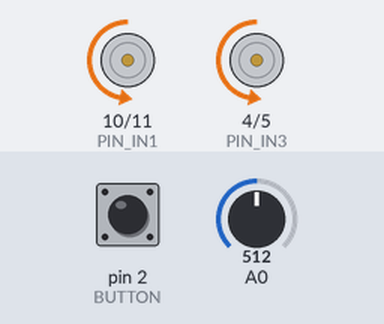
The sketch below on a simulated Arduino Uno, built with avr-gcc and run on an emulated ATmega328P. On the bench: motor-driver pin pairs drawn as motors (green arrow = first pin HIGH = forward, orange = second pin HIGH = backward, longer = more drive, scaled by the enable pin). Inputs (shaded band) come from the test bench; at power-on: A0 = 512, pin 2 (BUTTON) HIGH.

Above: at 1.2 s.
1.3 s: A0 set to 716
At 1.7 s:
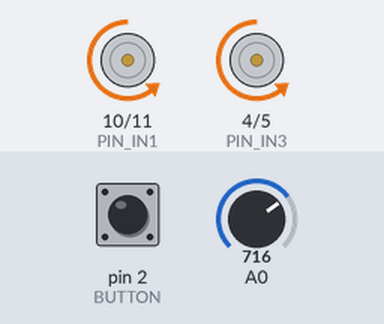
2.8 s: pin 2 (BUTTON) pulled LOW for 0.15 s
At 4.0 s:
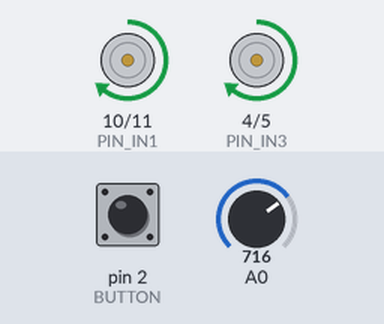
4.4 s: A0 set to 900
At 5.3 s:
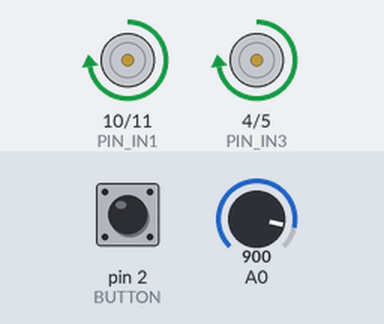
5.9 s: pin 2 (BUTTON) pulled LOW for 1 s
At 6.4 s:
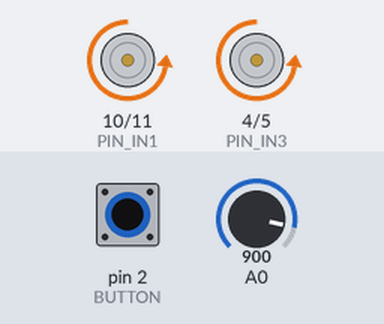
8.4 s: A0 set to 122
At 9.5 s:
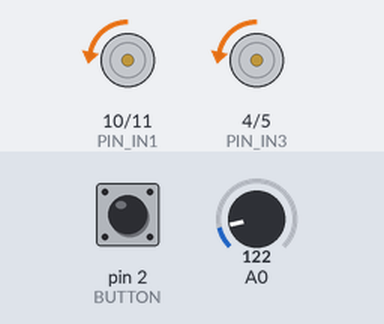
9.9 s: pin 2 (BUTTON) pulled LOW for 0.15 s
At 10.7 s:
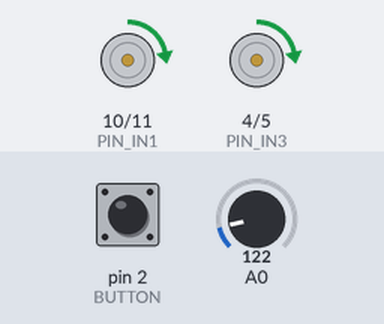
Timing chart, 0 to 12.5 s (numbered marks = the images above; inputs shaded):
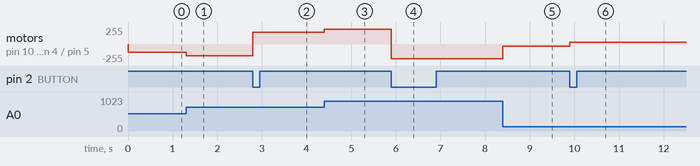

Measured:
- after the input at 1.3 s, motor on pin 10 (PIN_IN1) / pin 11 (PIN_IN2), motor on pin 4 (PIN_IN3) / pin 5 (PIN_IN4): backward 127/255 → backward 178/255 at once
- after the input at 2.8 s, motor on pin 10 (PIN_IN1) / pin 11 (PIN_IN2), motor on pin 4 (PIN_IN3) / pin 5 (PIN_IN4): backward 178/255 → forward 178/255 at once
- after the input at 4.4 s, motor on pin 10 (PIN_IN1) / pin 11 (PIN_IN2), motor on pin 4 (PIN_IN3) / pin 5 (PIN_IN4): forward 178/255 → forward 224/255 at once
- after the input at 5.9 s, motor on pin 10 (PIN_IN1) / pin 11 (PIN_IN2), motor on pin 4 (PIN_IN3) / pin 5 (PIN_IN4): forward 224/255 → backward 224/255 at once
- after the input at 8.4 s, motor on pin 10 (PIN_IN1) / pin 11 (PIN_IN2), motor on pin 4 (PIN_IN3) / pin 5 (PIN_IN4): backward 224/255 → backward 30/255 at once
- after the input at 9.9 s, motor on pin 10 (PIN_IN1) / pin 11 (PIN_IN2), motor on pin 4 (PIN_IN3) / pin 5 (PIN_IN4): backward 30/255 → forward 30/255 at once

The sketch:

C6E4.ino
```cpp
#define PIN_ENA 9
#define PIN_IN1 10
#define PIN_IN2 11

#define PIN_ENB 6
#define PIN_IN3 4
#define PIN_IN4 5

#define BUTTON 2

bool directionPositive = true;
int readPOT, motorSpeed;

void buttonPressISR() {
  directionPositive = !directionPositive;
}

void setup() {
  pinMode(PIN_ENA, OUTPUT);
  pinMode(PIN_IN1, OUTPUT);
  pinMode(PIN_IN2, OUTPUT);

  pinMode(PIN_ENB, OUTPUT);
  pinMode(PIN_IN3, OUTPUT);
  pinMode(PIN_IN4, OUTPUT);

  pinMode(BUTTON, INPUT_PULLUP);
  attachInterrupt(digitalPinToInterrupt(BUTTON), buttonPressISR, FALLING);

  pinMode(A0, INPUT);
}

void loop() {
  readPOT = analogRead(A0);
  motorSpeed = map(readPOT, 0, 1023, 0, 255);

  analogWrite(PIN_ENA, motorSpeed); // == PWM
  analogWrite(PIN_ENB, motorSpeed); // == PWM

  // DIRECTION NEGATIVE HIGH LOW
  // DIRECTION POSITIVE LOW HIGH
  if (directionPositive) {
    digitalWrite(PIN_IN1, LOW);
    digitalWrite(PIN_IN2, HIGH);
    digitalWrite(PIN_IN3, LOW);
    digitalWrite(PIN_IN4, HIGH);
  } else {
    digitalWrite(PIN_IN1, HIGH);
    digitalWrite(PIN_IN2, LOW);
    digitalWrite(PIN_IN3, HIGH);
    digitalWrite(PIN_IN4, LOW);
  }
}
```
